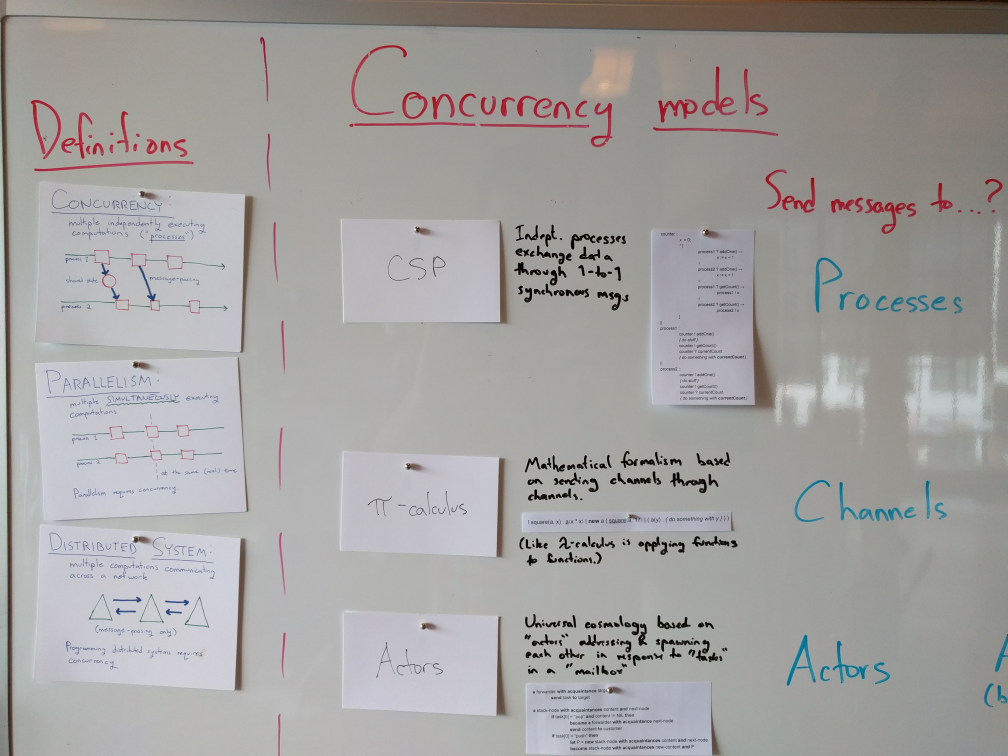
#> input picture whiteboards/concurrency/closes/2016-04-22 17.45.12.jpg, 4032 x 3024 px, given in place of 2016-03-14 17.46.19.jpg, which was not available (shown at 1/4 size)
$ python test.py   (Python 2 division)
#> lines starting #> are read from the running program, lines starting #| are printed output that depends on the picture; after the words box and inside, x2 and y2 are one past the last pixel; in counts of white or black regions, pixels touching at a corner belong together; pictures that were not available may be replaced by others from this repository, and a replacement may not be noted
import cv2
import numpy as np
import imutils
from collections import namedtuple

Descriptors = namedtuple('Descriptors', ['kps', 'descriptors', 'image'])
HomographyFromDescriptors = namedtuple('HomographyFromDescriptors', ['H', 'matches', 'descriptors1', 'descriptors2'])

def detect_and_describe(image):
#     gray = cv2.cvtColor(image, cv2.COLOR_BGR2GRAY)

    # detect keypoints in the image
    detector = cv2.xfeatures2d.SIFT_create()
    kps, descriptors = detector.detectAndCompute(image, None)

#     # extract features from the image
#     extractor = cv2.DescriptorExtractor_create("SIFT")
#     kps, descriptors = extractor.compute(gray, kps)

    # convert the keypoints from KeyPoint objects to NumPy
    # arrays
    kps = np.float32([kp.pt for kp in kps])

    return Descriptors(kps, descriptors, image)

def match_keypoints(descriptors1, descriptors2, ratio, reproj_thresh):
    # compute the raw matches and initialize the list of actual
    # matches
    matcher = cv2.DescriptorMatcher_create("BruteForce")
    raw_matches = matcher.knnMatch(descriptors1.descriptors, descriptors2.descriptors, 2)
    matches = []

    # loop over the raw matches
    for m in raw_matches:
        # ensure the distance is within a certain ratio of each
        # other (i.e. Lowe's ratio test)
        if len(m) == 2 and m[0].distance < m[1].distance * ratio:
            matches.append((m[0].trainIdx, m[0].queryIdx))

    # computing a homography requires at least 4 matches
    if len(matches) > 4:
        # construct the two sets of points
        pts1 = np.float32([descriptors1.kps[i] for (_, i) in matches])
        pts2 = np.float32([descriptors2.kps[i] for (i, _) in matches])

        # compute the homography between the two sets of points
        (H, mask) = cv2.findHomography(pts1, pts2, cv2.RANSAC, reprojThresh)

        inlier_matches = [match for (match, status) in zip(matches, mask) if status == 1]

        return HomographyFromDescriptors(H, inlier_matches, descriptors1, descriptors2)

    # otherwise, no homograpy could be computed
    return None

def draw_matches(homography_from_descriptors):
    matches = homography_from_descriptors.matches
    descriptors1 = homography_from_descriptors.descriptors1
    descriptors2 = homography_from_descriptors.descriptors2
    image1 = descriptors1.image
    kps1 = descriptors1.kps
    image2 = descriptors2.image
    kps2 = descriptors2.kps

    # initialize the output visualization image
    (h1, w1) = image1.shape[:2]
    (h2, w2) = image2.shape[:2]
    vis = np.zeros((max(h1, h2), w1 + w2, 3), dtype="uint8")
    vis[0:h1, 0:w1] = image1
    vis[0:h2, w1:] = image2

    for (trainIdx, queryIdx) in matches:
        pt1 = (int(kps1[queryIdx][0]), int(kps1[queryIdx][1]))
        pt2 = (int(kps2[trainIdx][0]) + w1, int(kps2[trainIdx][1]))
        cv2.line(vis, pt1, pt2, (0, 255, 0), 1)

    # return the visualization
    return vis

def image_corners(image):
    (h, w) = image.shape[:2]
    return [(0, 0), (w, 0), (w, h), (0, h)]

def draw_rect(image1, image2, H):
    pts = cv2.perspectiveTransform(np.array([image_corners(image1)], dtype='float32'), H).reshape((1, -1, 2)).astype(np.int32)
    to_return = image2.copy()
    cv2.polylines(to_return, pts, True, (0, 255, 0), 2)
    return to_return


def scaling(x, y=None):
    if y == None:
        y = x
    return np.array([[x, 0, 0], [0, y, 0], [0, 0, 1]])

def better_warp_onto(image1, image2, H):
    warped = cv2.warpPerspective(image1, H, image2.shape[1::-1])

    pts = cv2.perspectiveTransform(np.array([image_corners(image1)], dtype='float32'), H).reshape((1, -1, 2)).astype(np.int32)
    mask = np.zeros_like(image2)
    cv2.fillPoly(mask, pts, (255, 255, 255))
    # mask = cv2.erode(mask, np.ones((3, 3)))

#     return mask * warped + (1 - mask) * image2
    center = (image2.shape[1] / 2, image2.shape[0] / 2)
    print imutils.resize(warped, width=100).shape
    print image2.shape
    print imutils.resize(mask, width=100).shape
    print center
    return cv2.seamlessClone(imutils.resize(warped, width=100), image2, imutils.resize(mask, width=100), center, cv2.NORMAL_CLONE)


imageA_raw = cv2.imread('2016-03-14 17.46.19.jpg')
#> imageA_raw is the input picture: shape (3024, 4032, 3); mean B, G, R 159.6, 160.6, 162.6
imageB_raw = cv2.imread('establishing.jpg')
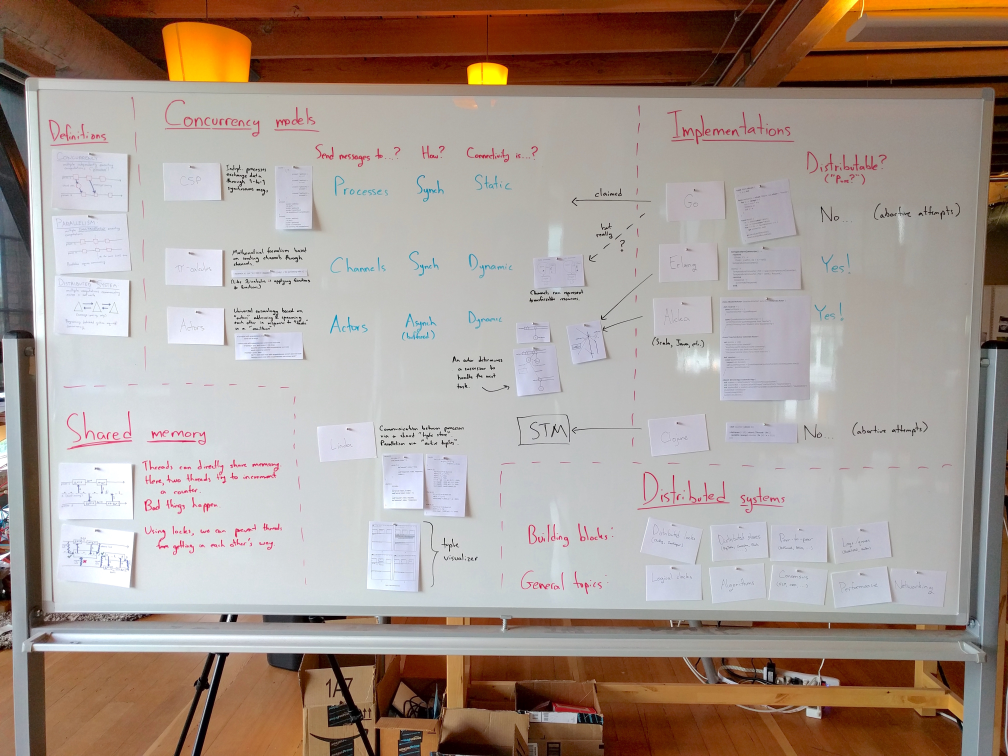
#> input picture whiteboards/concurrency/establishing.jpg, 4032 x 3024 px, found by its file name (shown at 1/4 size)
#> imageB_raw is the input picture: shape (3024, 4032, 3); mean B, G, R 143.4, 151.9, 166


imageA = imutils.resize(imageA_raw, width=800)
imageB = imutils.resize(imageB_raw, width=800)
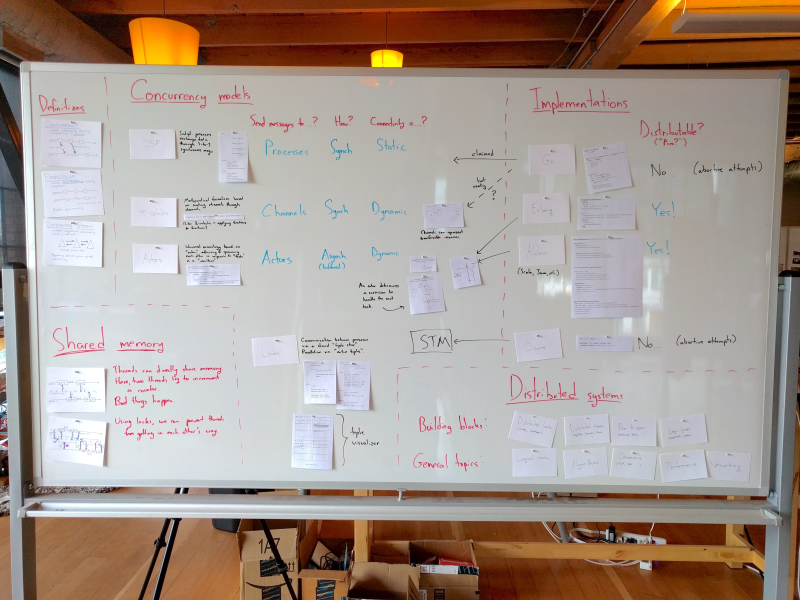
#> imageB: shape (600, 800, 3); mean B, G, R 143.4, 151.9, 166


descriptorsA = detect_and_describe(imageA)
#> in detect_and_describe, `kps, descriptors = detector.detectAndCompute(image, None)`: kps = 1020 keypoints; strongest (x, y, size): (436, 532, 2.5), (419, 519, 2.8), (462, 510, 2.7), (463, 432, 2.2)
#> in detect_and_describe, `kps = np.float32([kp.pt for kp in kps])`: kps = 1020 pairs, first value 4.12 to 796.4, second value 9.92 to 596.6
#> descriptorsA = 3 point arrays, longest 1020 points
descriptorsB = detect_and_describe(imageB)
#> in detect_and_describe (call 2), `kps, descriptors = detector.detectAndCompute(image, None)`: kps = 854 keypoints; strongest (x, y, size): (186, 490, 3.7), (178, 490, 3.6), (177, 520, 4.3), (387, 59, 14.9)
#> descriptorsB = 3 point arrays, longest 854 points

ratio = 0.75
reprojThresh = 4.0

homography_from_descriptors = match_keypoints(descriptorsA, descriptorsB, ratio, reprojThresh)
#> in match_keypoints, `raw_matches = matcher.knnMatch(descriptors1.descriptors, descriptors2...`: raw_matches = 1020 matches
#> after the loop in match_keypoints, `for m in raw_matches:`: matches = 87 pairs, first value 82 to 832, second value 33 to 982
#> in match_keypoints, `pts1 = np.float32([descriptors1.kps[i] for (_, i) in matches])`: pts1 = 87 pairs, first value 71.38 to 748.3, second value 31.07 to 543
#> in match_keypoints, `pts2 = np.float32([descriptors2.kps[i] for (i, _) in matches])`: pts2 = 87 pairs, first value 56.01 to 787.2, second value 96.09 to 462.6
#> in match_keypoints, `(H, mask) = cv2.findHomography(pts1, pts2, cv2.RANSAC, reprojThresh)`: H = [[0.366, 0.0052, 28.98], [0.000321, 0.36, 66.5], [1.98e-05, -3.15e-05, 1]]; mask = 87 values, max 1 at index 0, min 0 at index 1, mean 0.713
#> in match_keypoints, `inlier_matches = [match for (match, status) in zip(matches, mask) if s..`: inlier_matches = 62 pairs, first value 82 to 402, second value 33 to 982

vis = draw_matches(homography_from_descriptors)
#> in draw_matches, `matches = homography_from_descriptors.matches`: matches has the same summary as inlier_matches in match_keypoints
#> in draw_matches, `descriptors1 = homography_from_descriptors.descriptors1`: descriptors1 = 3 point arrays, longest 1020 points
#> in draw_matches, `descriptors2 = homography_from_descriptors.descriptors2`: descriptors2 = 3 point arrays, longest 854 points
#> in draw_matches, `kps1 = descriptors1.kps`: kps1 = 1020 pairs, first value 4.12 to 796.4, second value 9.92 to 596.6
#> in draw_matches, `kps2 = descriptors2.kps`: kps2 = 854 pairs, first value 2.27 to 797.1, second value 2.38 to 597.2
#> in draw_matches, `vis[0:h1, 0:w1] = image1`:
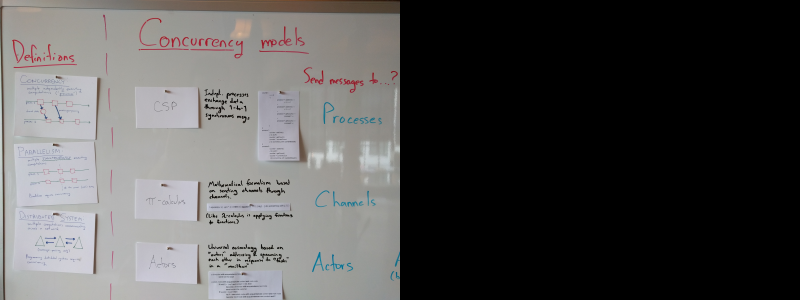
#> vis: shape (600, 1600, 3) (shown at 1/2 size); mean B, G, R 79.8, 80.3, 81.3
#> in draw_matches, `vis[0:h2, w1:] = image2`:
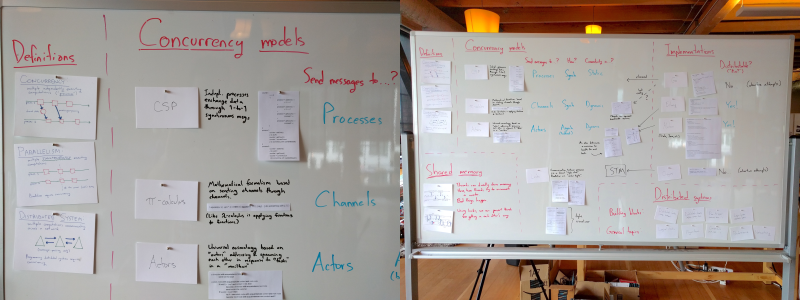
#> vis: shape (600, 1600, 3) (shown at 1/2 size); mean B, G, R 151.5, 156.3, 164.3
#> the loop in draw_matches, `for (trainIdx, queryIdx) in matches:` made 62 passes
#> (trainIdx, queryIdx, pt1, pt2) on passes 1 to 12: (82, 33, (71, 125), (856, 111)), (97, 102, (138, 122), (880, 110)), (98, 103, (138, 122), (880, 110)), (114, 121, (197, 160), (902, 125)), (172, 148, (352, 82), (957, 96)), (198, 173, (405, 84), (977, 96)), (204, 176, (406, 194), (978, 136)), (206, 177, (406, 194), (978, 136)), (207, 178, (407, 206), (978, 140)), (209, 180, (409, 237), (980, 152)), (222, 194, (417, 412), (984, 216)), (223, 195, (417, 412), (984, 216))
#> after the loop in draw_matches, `for (trainIdx, queryIdx) in matches:`:
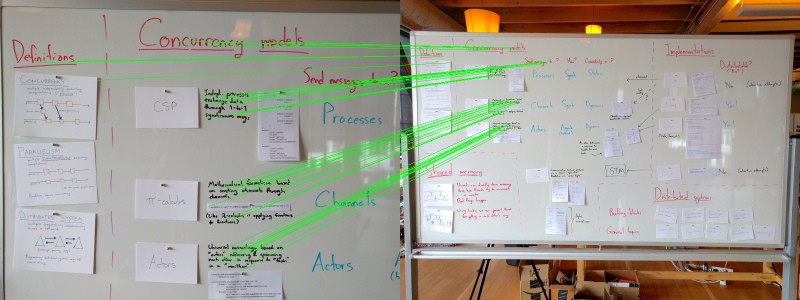
#> vis: shape (600, 1600, 3) (shown at 1/2 size); 2.31% of pixels changed, all inside (x1, y1, x2, y2) = (71, 82, 1101, 542)

scaling_factor = 3
downsampling_factor = imageA_raw.shape[1] / 800
#> downsampling_factor = 5
H_scaled = (
    # scaling(downsampling_factor)
    scaling(scaling_factor)
    .dot(homography_from_descriptors.H)
    # .dot(scaling(1.0/downsampling_factor))
)
#> H_scaled = [[1.1, 0.0156, 86.94], [0.000963, 1.08, 199.5], [1.98e-05, -3.15e-05, 1]]
imageB_scaled = imutils.resize(imageB, width=imageB.shape[1] * scaling_factor)

better_warp_onto(imageA, imageB_scaled, H_scaled)
#> in better_warp_onto, `warped = cv2.warpPerspective(image1, H, image2.shape[1::-1])`:
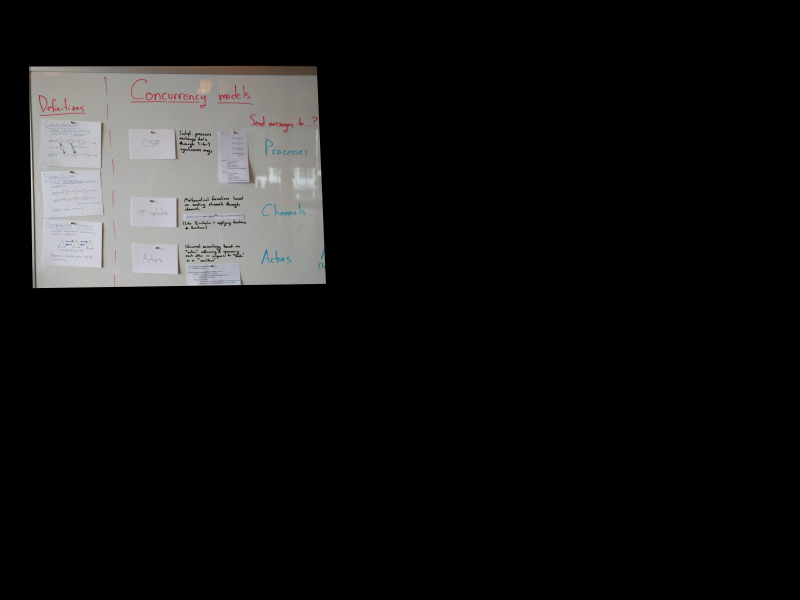
#> warped: shape (1800, 2400, 3) (shown at 1/3 size); mean B, G, R 21.3, 21.4, 21.7
#> in better_warp_onto, `pts = cv2.perspectiveTransform(np.array([image_corners(image1)], dtype..`: pts = [[86, 199], [950, 197], [977, 851], [98, 864]]
#> in better_warp_onto, `cv2.fillPoly(mask, pts, (255, 255, 255))`:
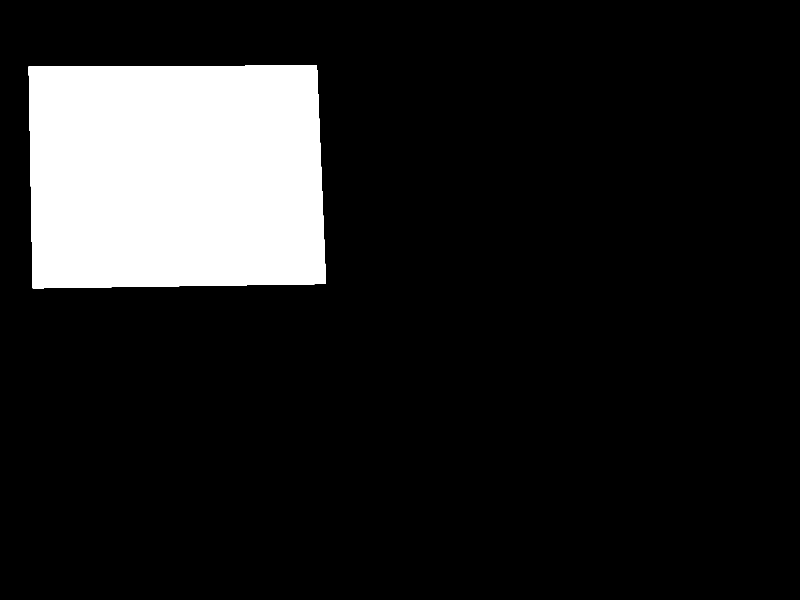
#> mask: shape (1800, 2400, 3) (shown at 1/3 size); 13.3% white; 1 white region, box (x1, y1, x2, y2) and area: (86, 197, 978, 865) 576430
#| (75, 100, 3)
#| (1800, 2400, 3)
#| (75, 100, 3)
#| (1200, 900)
